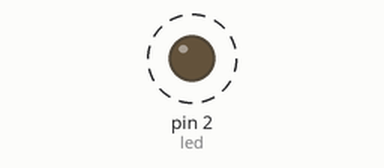
Recording of a program running on a simulated MicroPython board. Parts: output pins drawn as LEDs (lit = HIGH). Dashed ring = blinking.

Above: at 0.5 s.
Timing chart, 0 to 3.0 s (numbered marks = the images above):
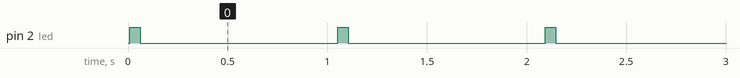

The program:

example_pulse.py
```python
import time
from machine import Pin

def transition(vstates, stage):
    vstate = vstates.get(stage)
    value = vstate['value']
    top = vstate['top']
    stage = vstate['next']
    return value, top, stage

led = Pin(2, Pin.OUT)

vstates = {'pulse': {'value': 1, 'top':  50, 'next': 'sleep'},
           'sleep': {'value': 0, 'top': 950, 'next': 'pulse'},
           'reset': {'value': 0, 'top':  10, 'next': 'pulse'}}

stage = 'reset'
value, top, stage = transition(vstates, stage)
count = 0
led.value(value)
while 1:
    count += 1
    if count>=top:
        count = 0
        if stage in ('pulse', 'sleep'):
            value, top, stage = transition(vstates, stage)
        else:
            value, top, stage = transition(vstates, 'reset')
        #
        led.value(value)
    #
    time.sleep_ms(1)
```

Measured:
- by itself, pin 2 (led): alternates HIGH for 0.05 s and LOW for 0.99 s
